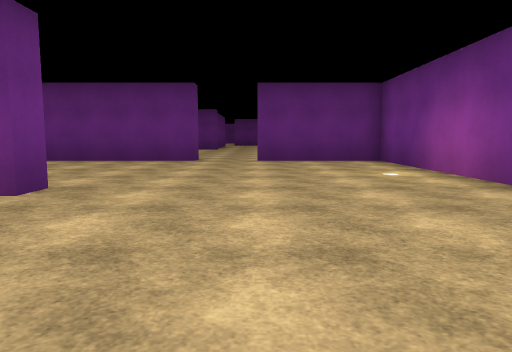
view 1 (above)

22 first-person views from a walk through a 3-D level made in the Unity game engine. The camera is 1.2 m above the floor, tilts 6° down and sees 70° across. Doors are open. The floor is counted in squares, 2 m on a side. Each view is taken from the middle of a square. On the plan, view 1 faces up. The plan holds only what a view shows up to about 10 squares ahead; the rest is blank. The place goes on beyond the plan. The player is left out. Surface patterns are stand-ins for the level's own textures.

view 2
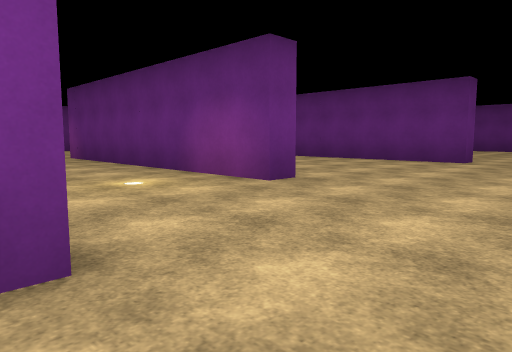

view 3
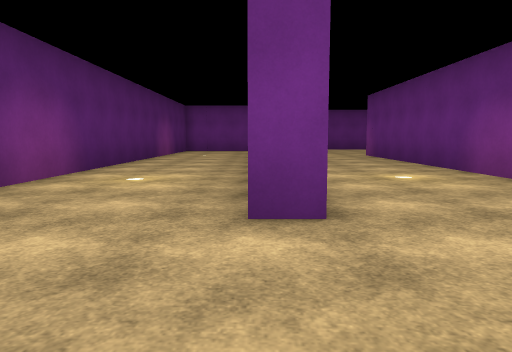

view 4
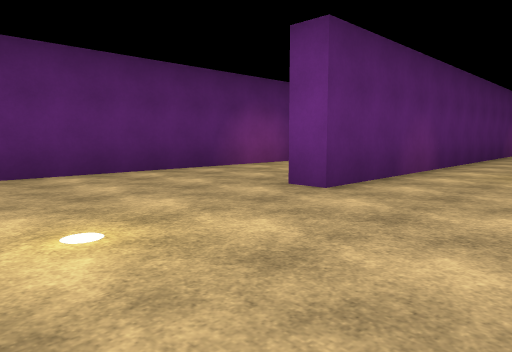

view 5
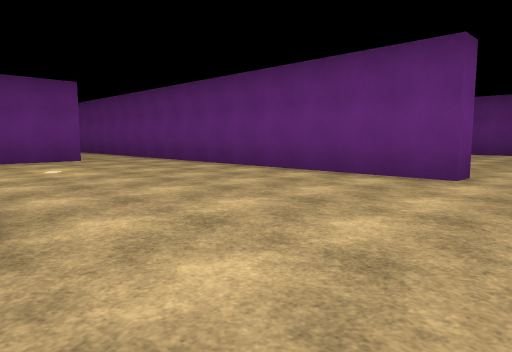

view 6
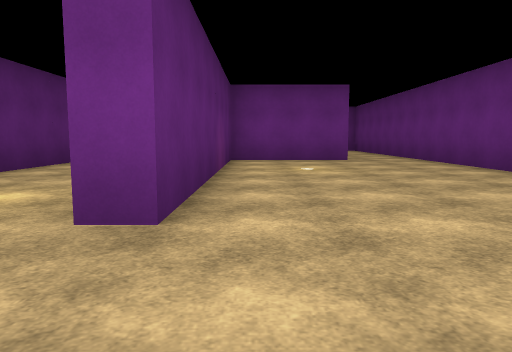

view 7
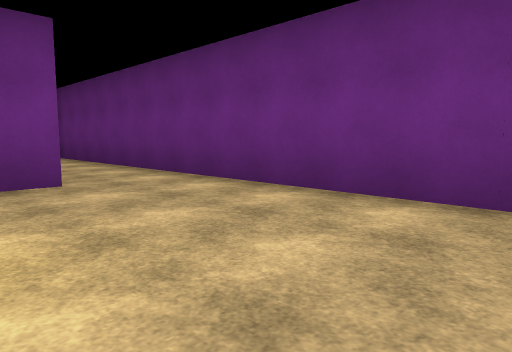

view 8
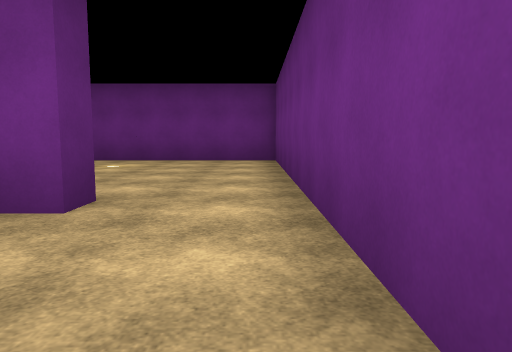

view 9
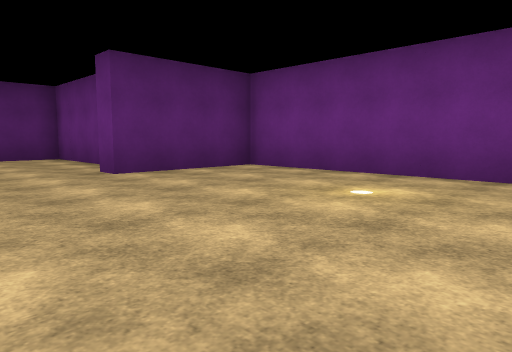

view 10
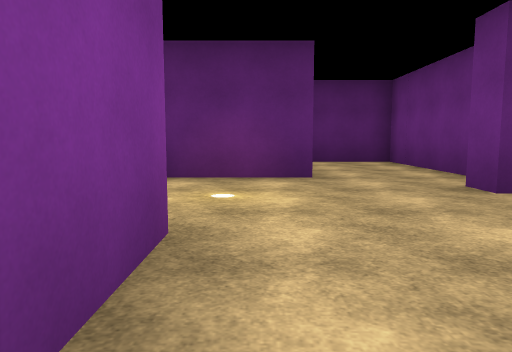

view 11
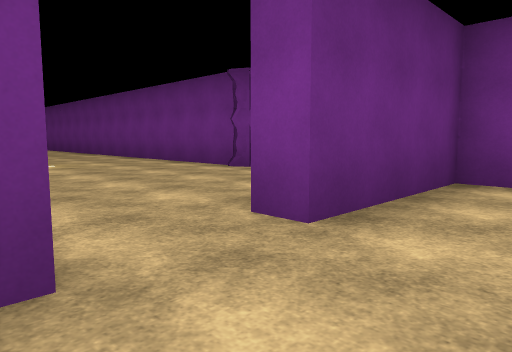

view 12
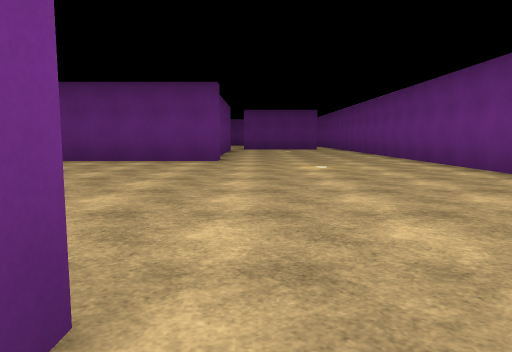

view 13
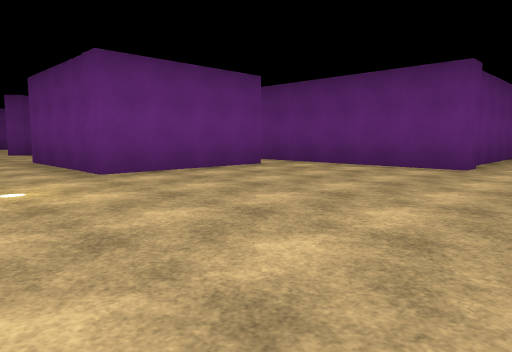

view 14
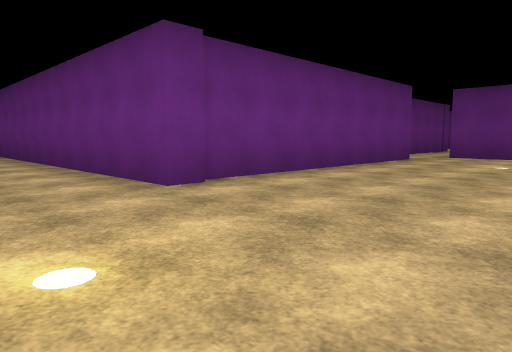

view 15
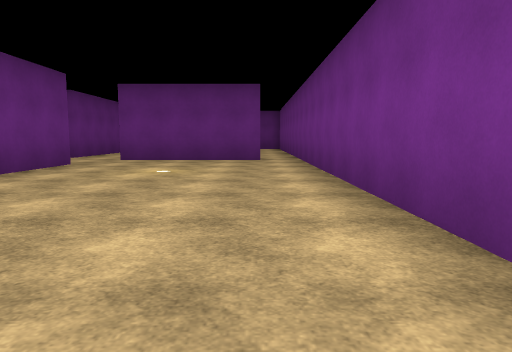

view 16
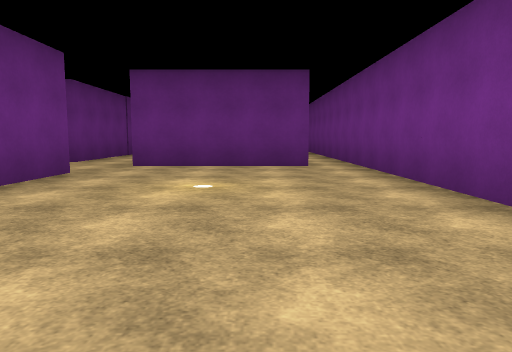

view 17
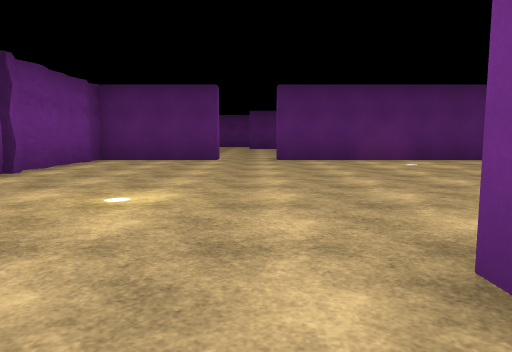

view 18
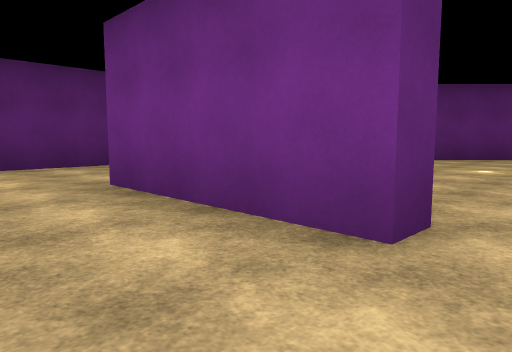

view 19
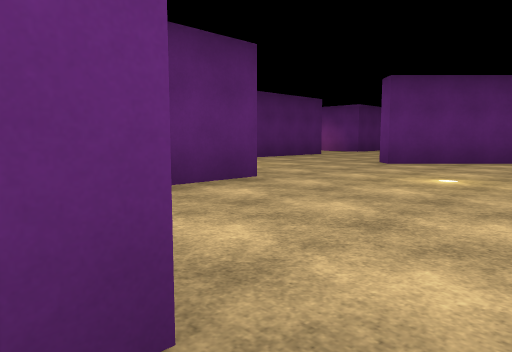

view 20
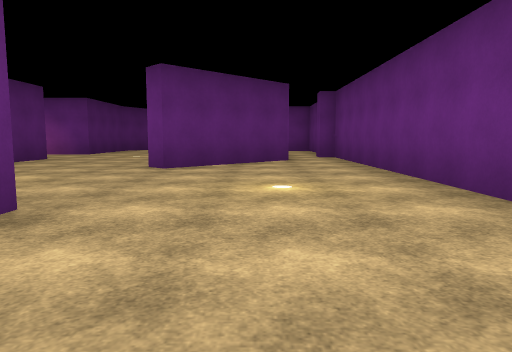

view 21
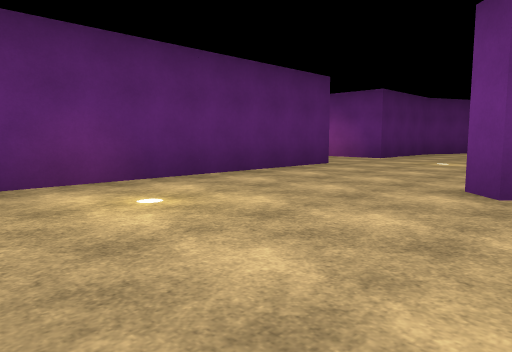

view 22
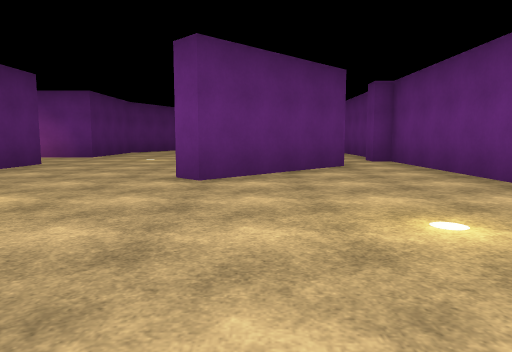

### Floor plan
Points are (right, up) in squares from view 1. A wall is a line through its corners. A room is listed if a view was taken in it or the views show most of it. See-through windows are left out.
Room 1 (views 1, 2, 3, 4, 5, 6, 7, 8, 9, 10, 11, 12)
walls: (-10.4, 3.6) (-10.4, 5.4); (-10.5, 7.5) (-9.9, 7.5) (-9.9, 4.3) (-2.5, 4.3) (-2.5, 3.7) (-9.5, 3.7); (-11.9, 0.5) (-0.7, 0.5) (-0.7, -0.1); (-8, -3.1) (2, -3.1); (-1.6, 9.5) (-16.7, 9.5) (-16.7, 2.1) (-13.6, 2.1) (-13.6, 1.5); (-14.3, 0.2) (-14.3, -3.1) (-12.4, -3.1); (3.2, 4.6) (3.2, 9.5) (0, 9.5)
ways out: open door at (-0.5, 10) to room 2
Room 2 (views 13, 14, 15, 16, 17, 18, 19, 20, 21, 22)
walls: (-6.6, 17.1) (-6, 17.1) (-6, 13.4) (-10.1, 13.4); (-10.1, 14) (-8.4, 14); (-7.4, 10.1) (-1.6, 10.1); (-2, 19.1) (-2, 18.4) (-18.2, 18.4) (-18.2, 18); (0, 10.1) (3.2, 10.1) (3.2, 12.4); (-16.7, 16.8) (-14.1, 14.2) (-14.5, 13.8); (3.1, 12.5) (3.3, 13.9); (3.2, 12.8) (3.3, 13.2); (3.2, 12.6) (3.2, 27.6); (3.1, 11) (3.3, 12.2); (3.3, 11.5) (3.2, 12.8) (3.3, 13.2) (3.1, 13.8); (3.2, 10.7) (3.1, 11.4); (-17.4, 10.1) (-10.8, 10.1); (-2.2, 26.2) (-2.2, 19.1); (2.1, 27.8) (-1.6, 27.8)
ways out: open door at (-0.5, 10) to room 1; opening at (-2, 27); opening at (3, 28)

Where each view was taken, in squares from view 1:
view 1: 0 up, 0 right, facing up
view 2: 0 up, 1 right, facing up-left
view 3: 0 up, 2 right, facing left
view 4: 3 up, 3 right, facing down-left
view 5: 4 up, 0 right, facing up-left
view 6: 5 up, 0 right, facing left
view 7: 6 up, 5 left, facing up-left
view 8: 9 up, 7 left, facing left
view 9: 8 up, 11 left, facing down-left
view 10: 6 up, 11 left, facing down
view 11: 8 up, 2 left, facing up-right
view 12: 9 up, 1 left, facing up
view 13: 11 up, 0 right, facing up-left
view 14: 16 up, 2 right, facing up-left
view 15: 18 up, 2 right, facing up
view 16: 20 up, 1 right, facing up
view 17: 20 up, 1 left, facing down
view 18: 18 up, 4 left, facing down-left
view 19: 18 up, 6 left, facing down-left
view 20: 16 up, 7 left, facing left
view 21: 15 up, 10 left, facing down-left
view 22: 15 up, 9 left, facing left
